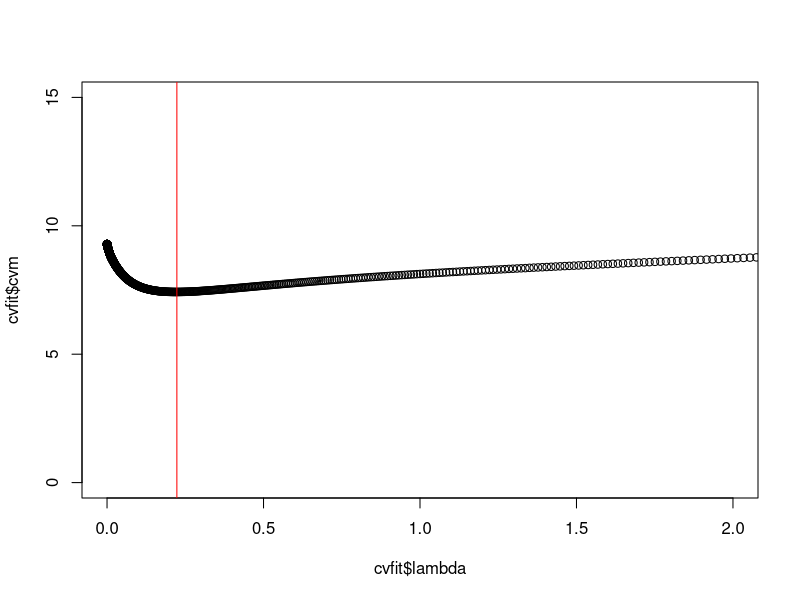
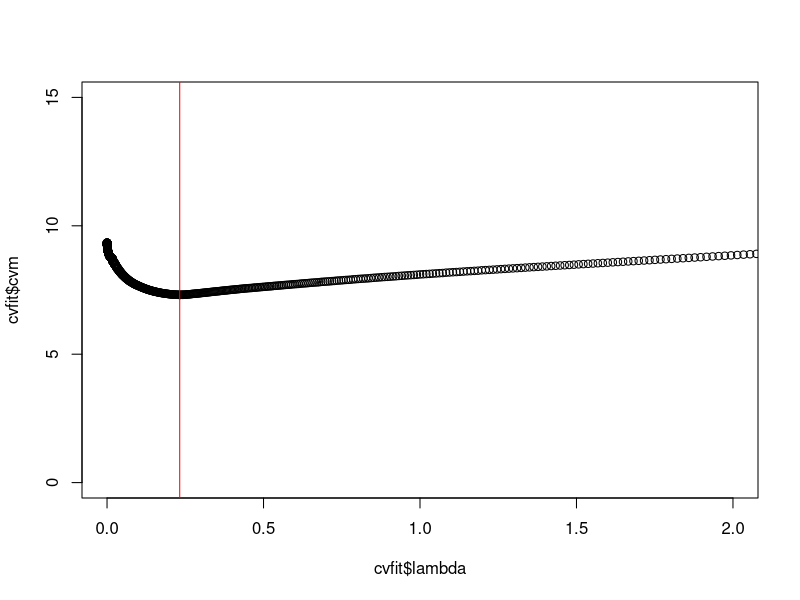
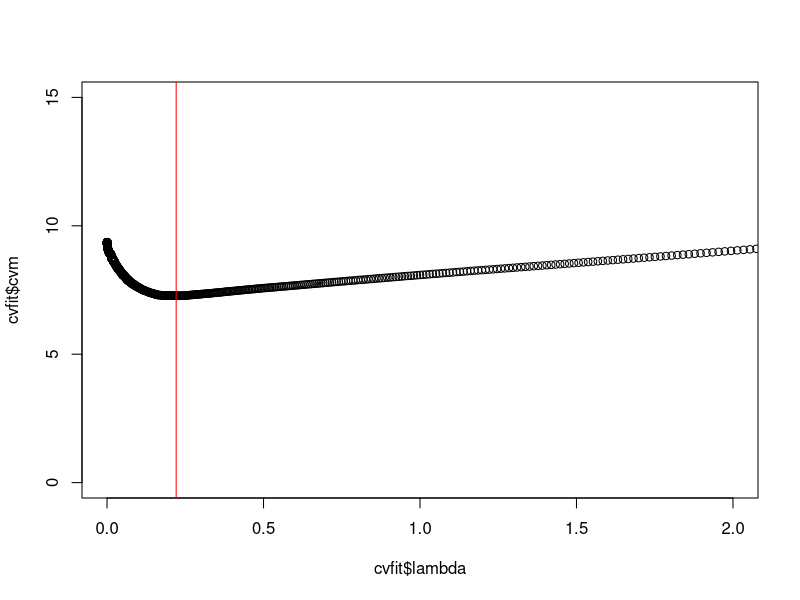
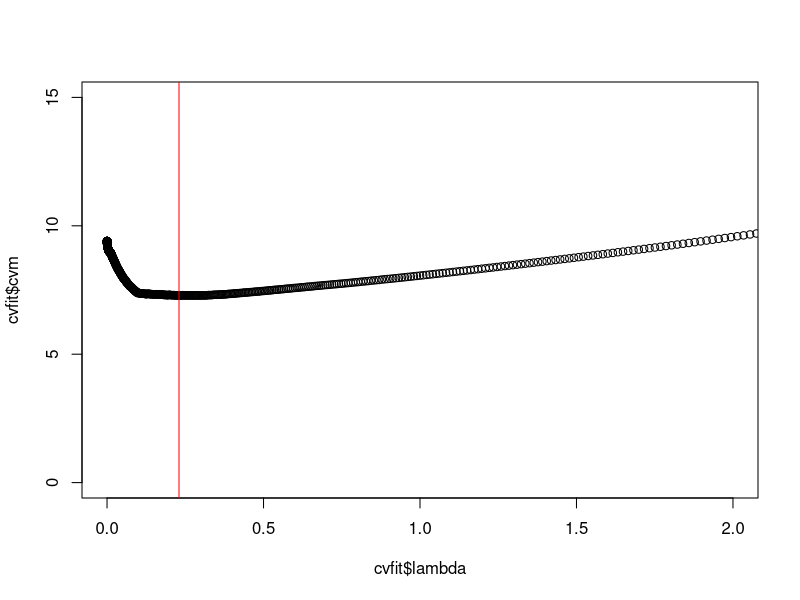
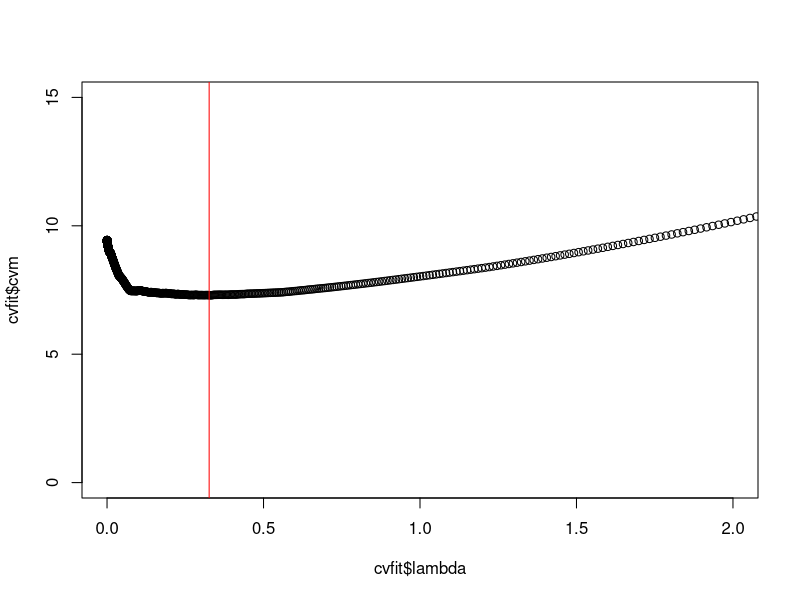
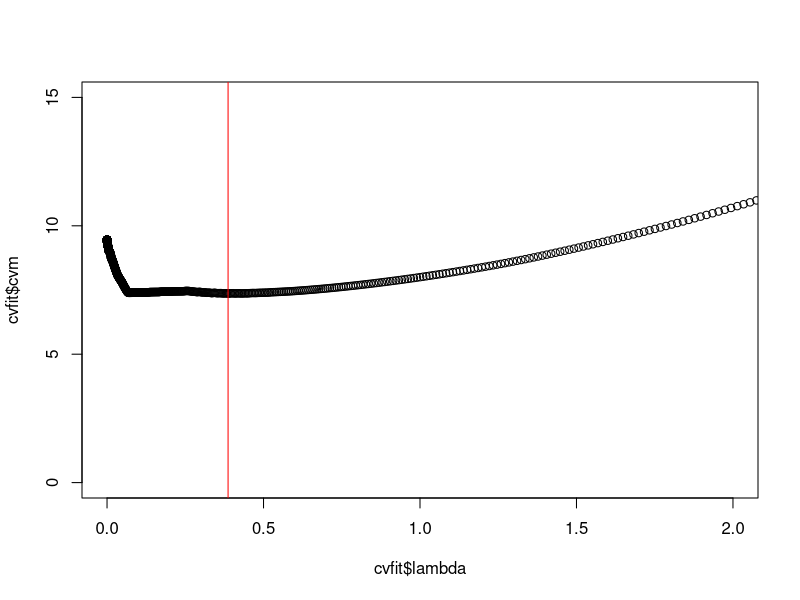
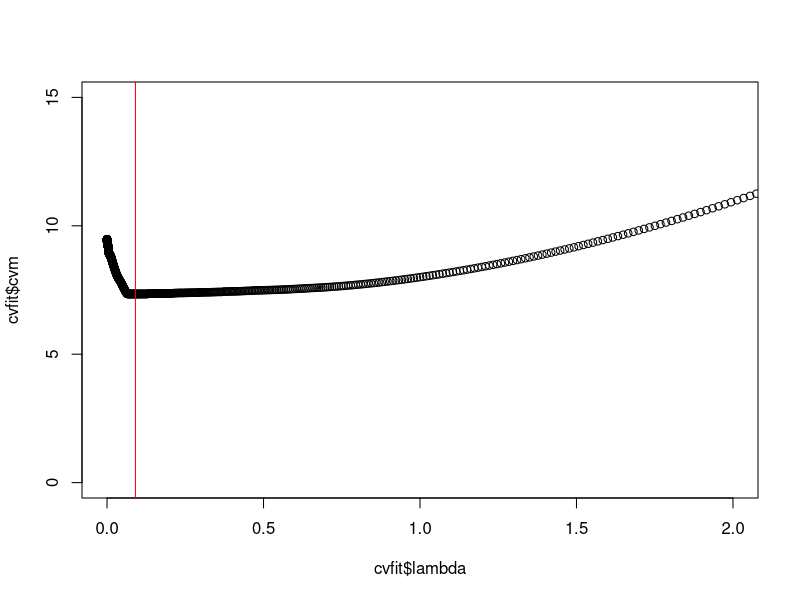
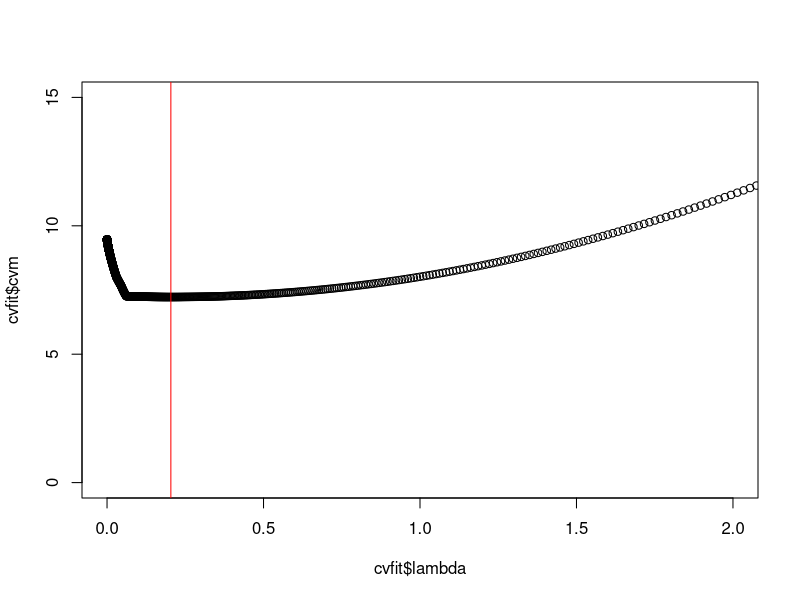

Recreate these plots in R, in order. (Note: this script raises an error after producing the figures.)
################ data prep / model specifications ##############
Trees = read.csv("TreesTransformed.csv")
library(glmnet)

x = model.matrix(Volume~.,data=Trees)[,-1]
y = Trees[,1]
n = dim(x)[1]
lambdalist = exp((-1000:500)/100)
alphalist = c(0,.1,.2,.4,.6,.8,.9,1); n.alpha = length(alphalist)
################ Step 1. ##############
# split into cvgroups
nfolds = 5
groups = rep(1:nfolds,length=n)
set.seed(8)
cvgroups = sample(groups,n)

# run cross-validation for model selection 
alllambdabest = rep(NA,n.alpha)
allcv5best = rep(NA,n.alpha)
for (which.alpha in 1:n.alpha) {
  cvfit = cv.glmnet(x, y, lambda=lambdalist, alpha = alphalist[which.alpha], 
                    nfolds=nfolds, foldid=cvgroups)
  plot(cvfit$lambda, cvfit$cvm, xlim=c(0,2),ylim=c(0,15) ) 
  abline(v=cvfit$lambda[order(cvfit$cvm)[1]],col = "red")
  allcv5best[which.alpha] = cvfit$cvm[order(cvfit$cvm)[1]]
  alllambdabest[which.alpha] = cvfit$lambda[order(cvfit$cvm)[1]]
}
whichmodel = order(allcv5best)[1]
################ Step 2. ##############
bestalpha = alphalist[whichmodel]
bestlambda = alllambdabest[whichmodel]
bestmodel = glmnet(x, y, alpha = bestalpha,lambda=lambdalist)
############################################################
library(caret)
dataused = Trees
set.seed(8)
training = trainControl(method = "cv", number = 5)
fit_caret_ENET = train(Volume~.,
                        data = dataused,
                        method = "glmnet",
                        trControl = training,
                        tuneGrid = expand.grid(alpha=alphalist,lambda=lambdalist))
fit_caret_ENET$results
min(fit_caret_ENET$results$RMSE)
best_RMSE = which.min(fit_caret_ENET$results$RMSE)
best_alpha = fit_caret_ENET$results$alpha[best_RMSE]
best_lambda = fit_caret_ENET$results$lambda[best_RMSE]

glmnet()